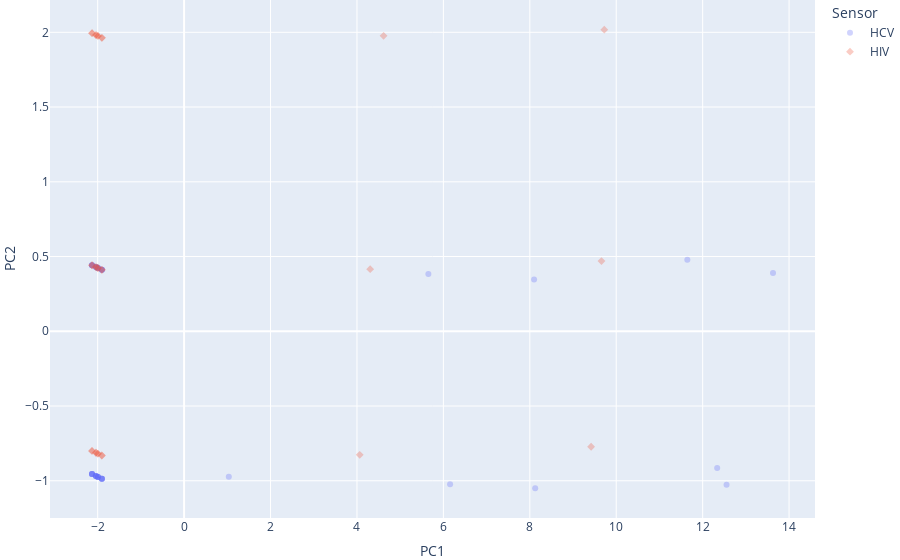

The notebook cell saved with this chart:
### Code cell
# 4.1 Customize 3D Scatter Plot

fig = px.scatter(df_scores, x='PC1', y='PC2', color='Sensor', symbol='Sensor', opacity=0.3)

# tight layout
fig.update_layout(margin=dict(l=0, r=0, b=0, t=0)) # left, right, bottom, top with zero margin

fig.show()

# https://plotly.com/python/templates/
# fig.update_layout(template='plotly_white')
# plotly, plotly_white, plotly_dark, ggplot2, seaborn, simple_white, none

### Figure 1 — Plotly figure (JSON) as saved in the notebook; plotly's stock layout.template omitted (floating-point values rounded to 4 significant figures)
{"data": [{"hovertemplate": "Sensor=HCV<br>PC1=%{x}<br>PC2=%{y}<extra></extra>", "legendgroup": "HCV", "marker": {"color": "#636efa", "opacity": 0.3, "symbol": "circle"}, "mode": "markers", "name": "HCV", "orientation": "v", "showlegend": true, "type": "scatter", "x": [-2.131, -2.131, -2.131, -2.131, -2.131, -2.131, -2.131, -2.131, -2.131, -2.04, -2.04, -2.039, -2.04, -2.039, -2.04, -2.039, -2.04, -2.039, -1.995, -1.995, -1.994, -1.995, -1.994, -1.995, -1.994, -1.995, -1.994, 1.035, 12.34, 11.65, 6.155, 5.652, 12.55, 13.63, 8.124, 8.099, -1.903, -1.903, -1.903, -1.903, -1.903, -1.903, -1.903, -1.903, -1.903], "xaxis": "x", "y": [-0.9555, -0.9555, 0.4416, -0.9555, 0.4416, -0.9555, 0.4416, -0.9555, 0.4416, -0.9678, -0.9678, 0.4293, -0.9678, 0.4293, -0.9678, 0.4293, -0.9678, 0.4293, -0.974, -0.974, 0.4231, -0.974, 0.4231, -0.974, 0.4231, -0.974, 0.4231, -0.9725, -0.9149, 0.4777, -1.024, 0.3829, -1.026, 0.3895, -1.051, 0.3457, -0.9864, -0.9864, 0.4108, -0.9864, 0.4108, -0.9864, 0.4108, -0.9864, 0.4108], "yaxis": "y"}, {"hovertemplate": "Sensor=HIV<br>PC1=%{x}<br>PC2=%{y}<extra></extra>", "legendgroup": "HIV", "marker": {"color": "#EF553B", "opacity": 0.3, "symbol": "diamond"}, "mode": "markers", "name": "HIV", "orientation": "v", "showlegend": true, "type": "scatter", "x": [-2.131, -2.131, -2.13, -2.131, -2.131, -2.13, -2.04, -2.039, -2.039, -2.04, -2.039, -2.039, -1.995, -1.994, -1.993, -1.995, -1.994, -1.993, 4.064, 4.306, 4.616, 9.419, 9.658, 9.723, -1.903, -1.903, -1.902, -1.903, -1.903, -1.902], "xaxis": "x", "y": [-0.8003, 0.4416, 1.994, -0.8003, 0.4416, 1.994, -0.8126, 0.4293, 1.982, -0.8126, 0.4293, 1.982, -0.8188, 0.4231, 1.975, -0.8188, 0.4231, 1.975, -0.8266, 0.4151, 1.976, -0.7726, 0.4695, 2.018, -0.8311, 0.4108, 1.963, -0.8311, 0.4108, 1.963], "yaxis": "y"}], "layout": {"legend": {"title": {"text": "Sensor"}, "tracegroupgap": 0}, "margin": {"b": 0, "l": 0, "r": 0, "t": 0}, "xaxis": {"anchor": "y", "domain": [0, 1], "title": {"text": "PC1"}}, "yaxis": {"anchor": "x", "domain": [0, 1], "title": {"text": "PC2"}}}}
